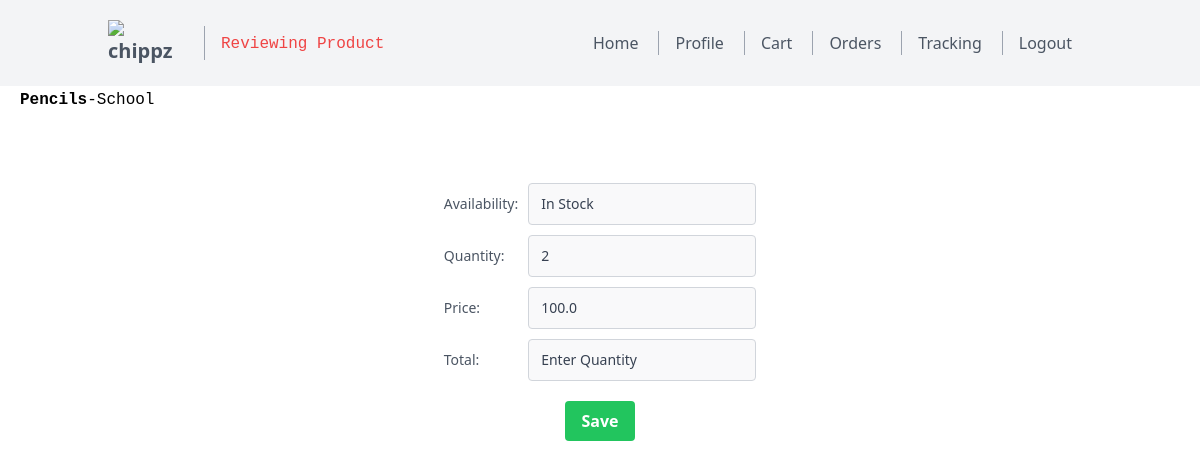
The page /cart/47/review_product (signed in) on the database as committed earlier.
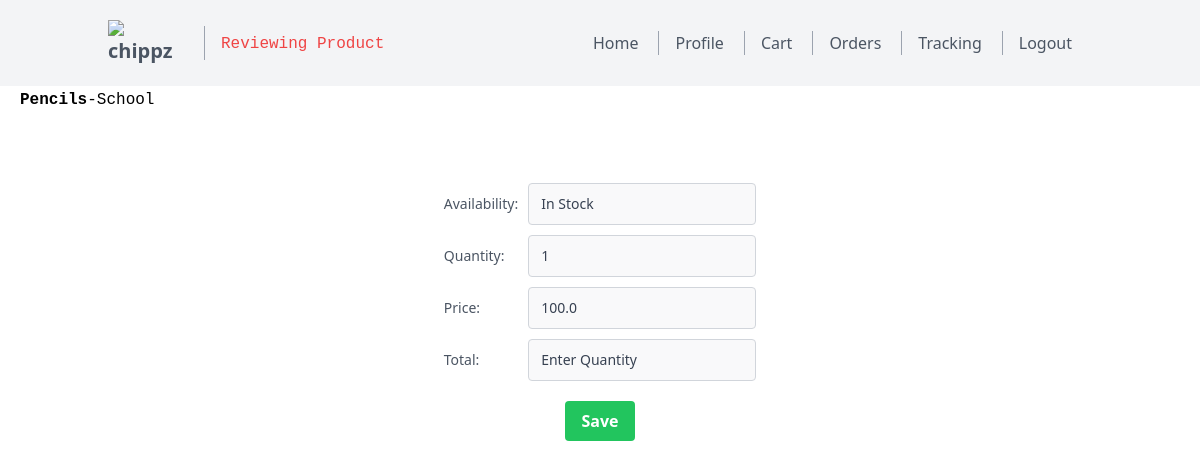
The same page on the database as committed later.
### models.py (models this page shows)
class Cart(db.Model):
    __TableName__ = 'cart'
    cartid = db.Column(db.Integer, primary_key=True, autoincrement=True, nullable=False, unique=True)
    userid = db.Column(db.Integer, db.ForeignKey('user.userid'), nullable=False)
    productid = db.Column(db.Integer, db.ForeignKey('product.productid'), nullable=False)
    quantity = db.Column(db.Integer, nullable=False)

### routes.py (the view)
@app.route('/cart/<int:productid>/review_product')
@auth_required
def review_product(productid):
    return render_template('cart/review_product.html',product=Product.query.filter_by(productid=productid).first(),nav="review_product",category=Category.query.filter_by(categoryid=Product.query.filter_by(productid=productid).first().categoryid).first(),cart=Cart.query.filter_by(userid=session['user_id'],productid=productid).first())

### routes.py (called while the page is built)
def auth_required(func):
    @wraps(func)
    def inner(*args, **kwargs):
        if 'user_id' not in session:
            flash('Please login to continue')
            return redirect(url_for('login'))
        return func(*args, **kwargs)
    return inner

### templates/cart/review_product.html (shortened to what this page needs)
{% extends 'layout.html' %}
{% block content %}
<code style="margin-left:20px;margin-top:15px;"><strong>{{product.productname}}</strong>-{{category.categoryname}}</code>
<div style="display: flex; justify-content: center; align-items: center; height: 50vh;">
    <form action="" method="POST" style="text-align:left;">
        <div style="text-align: center;">
            <div style="margin-bottom: 10px; display: flex; justify-content: space-between; align-items: center;">
                <label for="availability" class="leading-7 text-sm text-gray-600" style="margin-right: 10px;">Availability:</label>
                <input type="text" id="availability" value="{%if product.quantity>30%}In Stock {%elif 0<product.quantity<30%}Running Out Of Stock {%else%}Out Of Stock{%endif%}" name="availability" class="leading-7 text-sm bg-gray-100 bg-opacity-50 rounded border border-gray-300 focus:border-indigo-500 focus:bg-white focus:ring-2 focus:ring-indigo-200 text-base outline-none text-gray-700 py-1 px-3 leading-8 transition-colors duration-200 ease-in-out" disabled required >
            </div>
            <div style="margin-bottom: 10px; display: flex; justify-content: space-between; align-items: center;">
                <label for="quantity" class="leading-7 text-sm text-gray-600" style="margin-right: 10px;">Quantity:</label>
                <input type="text" id="quantity" value="{{cart.quantity}}" name="quantity" class="leading-7 text-sm bg-gray-100 bg-opacity-50 rounded border border-gray-300 focus:border-indigo-500 focus:bg-white focus:ring-2 focus:ring-indigo-200 text-base outline-none text-gray-700 py-1 px-3 leading-8 transition-colors duration-200 ease-in-out"autofocus  required oninput="updateTotal()">
            </div>
            <div style="margin-bottom: 10px; display: flex; justify-content: space-between; align-items: center;">
                <label for="price" class="leading-7 text-sm text-gray-600" style="margin-right: 10px;">Price:</label>
                <input type="text" id="price" name="price" value="{{product.rateperunit}}" class="leading-7 text-sm bg-gray-100 bg-opacity-50 rounded border border-gray-300 focus:border-indigo-500 focus:bg-white focus:ring-2 focus:ring-indigo-200 text-base outline-none text-gray-700 py-1 px-3 leading-8 transition-colors duration-200 ease-in-out" disabled required >
            </div>
            <div style="margin-bottom: 10px; display: flex; justify-content: space-between; align-items: center;">
                <label for="total" class="leading-7 text-sm text-gray-600" style="margin-right: 10px;">Total:</label>
                <input type="text" id="total" name="total" value="Enter Quantity" class="leading-7 text-sm bg-gray-100 bg-opacity-50 rounded border border-gray-300 focus:border-indigo-500 focus:bg-white focus:ring-2 focus:ring-indigo-200 text-base outline-none text-gray-700 py-1 px-3 leading-8 transition-colors duration-200 ease-in-out" disabled required >
            </div>
            <button type="submit" class="bg-green-500 hover:bg-green-700 text-white font-bold py-2 px-4 rounded" style="margin-top: 10px;">Save</button>
        </div>
    </form>
</div>
{% endblock %}

Rows that differ between the two databases and show on the page:
no longer on this page (row edited): Cart: quantity "2"
added Cart: quantity "1"
